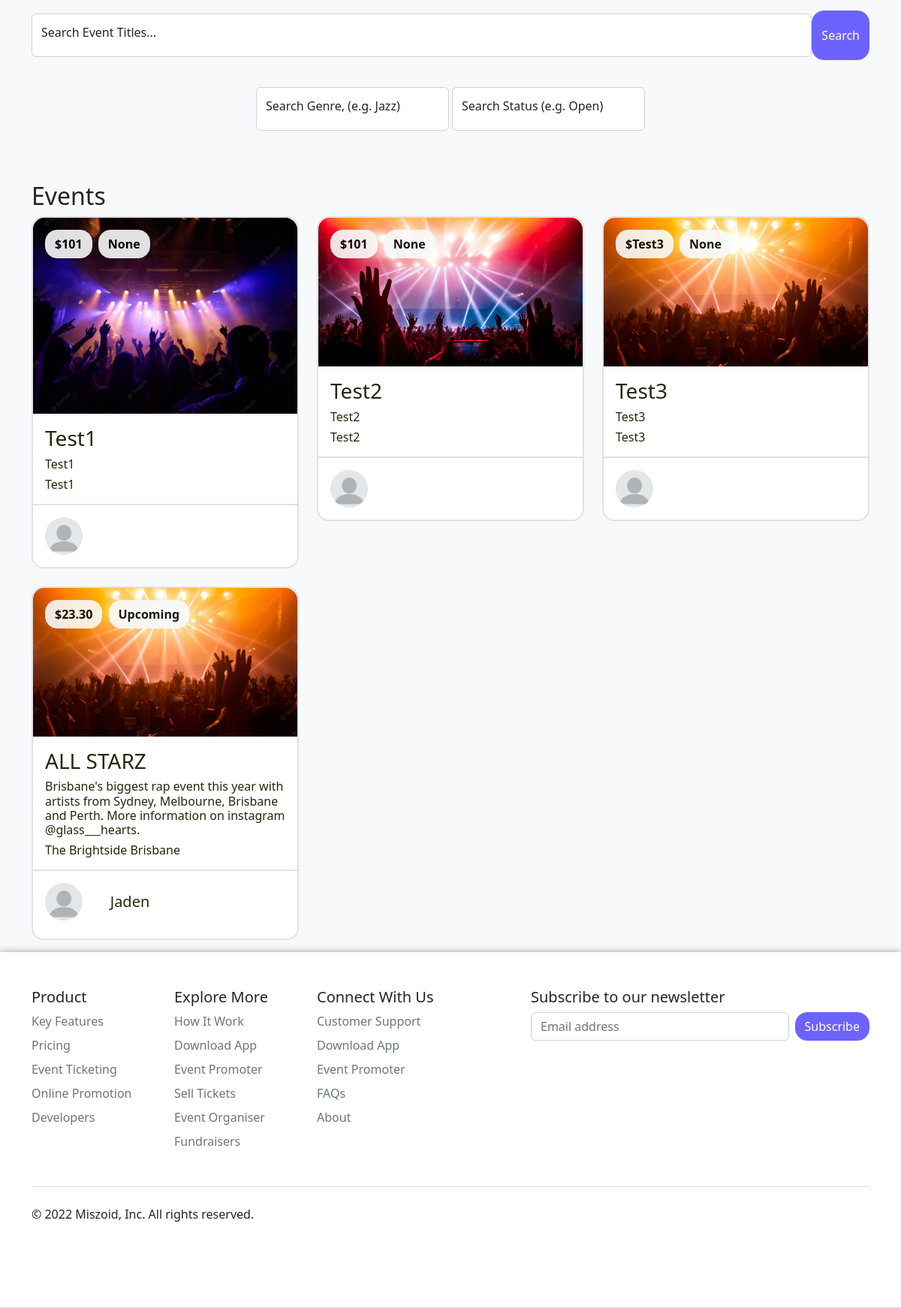
Before: / (lower part) with the older database file.
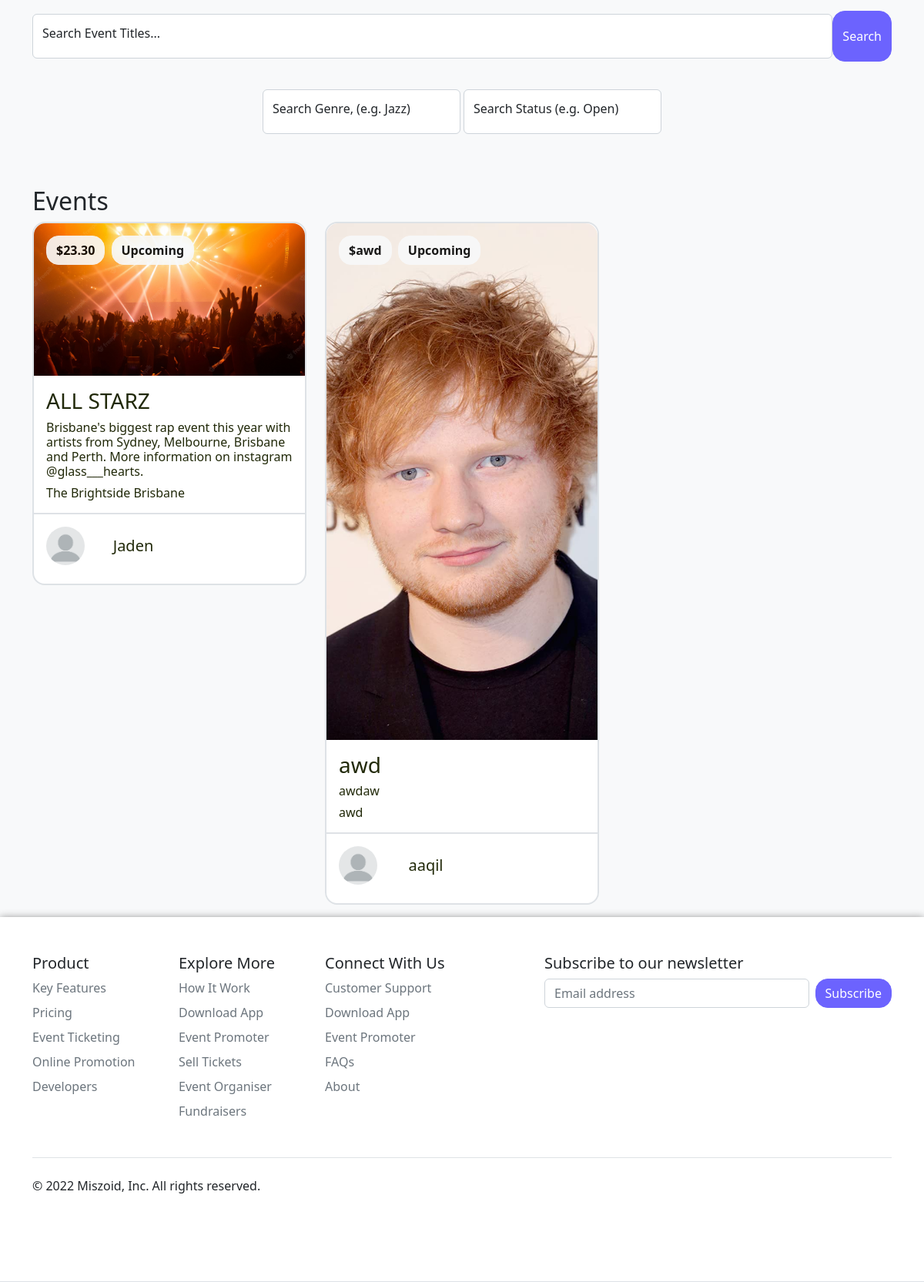
After: the same page with the newer database file.
### website/models.py (models this page shows, shortened)
class Destination(db.Model):
    __tablename__ = 'destinations'
    id = db.Column(db.Integer, primary_key=True)
    name = db.Column(db.String(80))
    venue = db.Column(db.String(80))
    genre = db.Column(db.String(40))
    ticketPrice = db.Column(db.String(5))
    overview = db.Column(db.String(50))
    description = db.Column(db.String(200))
    status = db.Column(db.String(20))
    image = db.Column(db.String(400))
    user_id = db.Column(db.String(3), db.ForeignKey('users.id'))
    comments = db.relationship('Comment', backref='destination')

class User(db.Model, UserMixin):
    __tablename__='users' # good practice to specify table name
    id = db.Column(db.Integer, primary_key=True)
    name = db.Column(db.String(100), index=True, unique=True, nullable=False)
    emailid = db.Column(db.String(100), index=True, nullable=False)
    password_hash = db.Column(db.String(255), nullable=False)
    comments = db.relationship('Comment', backref='user')
    destination = db.relationship('Destination', backref='user')

### website/views.py (the view)
@mainbp.route('/')
def index():
    destinations = Destination.query.all()
    return render_template('index.html', destinations=destinations)

### website/templates/index.html (shortened to what this page needs)
<html>
<head>
<link href={{ url_for('static', filename='css/bootstrap.min.css') }} rel="stylesheet">
</head>
<link href={{ url_for('static', filename='static/css/headers') }} rel="stylesheet">
<link href={{ url_for('static', filename='static/css/bootstrap.bundle.min.js') }} rel="stylesheet">
<div class="bg-light">
  <div>
<div class="container py-3">
<div class="d-grid gap-2 d-sm-flex justify-content-sm-center py-2">
</div>
<div class="input-group mb-3 ">
        <form class="form-floating form-inline d-flex flex-nowrap" action="{{url_for('main.search')}}" >
          <input type="text" name="search" class="form-control flex-grow-1 my-1 mr-sm-2" id="SearchForm" placeholder="Search Event Titles">
          <label for="floatingInputGroup1">Search Event Titles...</label>
          <button type="submit" class="flex-shrink-1 btn btn-primary">Search</button>
        </form>
  </div>
<div class="d-grid gap-1 d-sm-flex justify-content-sm-center mb-0">
    <div class="dropdown">
      <form class="form-floating form-inline d-flex flex-nowrap" action="{{url_for('main.Options')}}" >
        <input type="text" class="form-control flex-grow-1 my-1 mr-sm-2" placeholder="search" name="Options">
        <label for="floatingInputGroup1">Search Genre, (e.g. Jazz)</label>
      </form>
    </div>
    <div class="dropdown">
      <form class="form-floating form-inline d-flex flex-nowrap" action="{{url_for('main.Status')}}" >
        <input type="text" class="form-control flex-grow-1 my-1 mr-sm-2" name="Status" placeholder="search">
        <label for="floatingInputGroup1">Search Status (e.g. Open)</label>
      </form>
    </div>
</div>
<br><br>
<h2>Events</h2>
<div class="row row-cols-1 row-cols-md-3 g-4">
  {% for destination in destinations %}
  <div class="col">
    <div class="card btn1">
      <a href={{url_for('destination.show', id=destination.id)}}>
      <img src={{destination.image}} class="card-img-top" alt="...">
      <div class="card-img-overlay me-2">
        <button type="button" class="btn btn-light me-1" disabled><b>${{destination.ticketPrice}}</b></button>
        <button type="button" class="btn btn-light" disabled><b>{{destination.status}}</b></button>
      </div>
    </a>
      <div class="row">
        <div class="col">
          <div class="card-body">
            <h3 class="card-title panel">{{destination.name}}</h3>
            <h6 class="card-text">{{destination.overview}}</h6>
            <h6 class="card-text">{{destination.venue}}</h6>
          </div>
        </div>
      </div>
      <ul class="list-group list-group-flush">
        <div class="row">
          <div class="col-md-2">
            <div class="card-body">
              <img src="static/image/icon.png" alt="mdo" width="50" height="50" class="rounded-circle align-items-center">
            </div>
          </div>
          <div class="col-md-5">
            <h5 class="card-body test1">{{destination.user.name}}</h5>
          </div>
        </div>
      </ul>
    </div>
  </div>
  {% endfor %}
</div>
</div>
</div>
</body>
<div class="border-bottom ">
  <div class="container">
    <footer class="py-5">
      <div class="row">
        <div class="col-6 col-md-2 mb-3">
          <h5>Product</h5>
          <ul class="nav flex-column">
            <li class="nav-item mb-2"><a href="#" class="nav-link p-0 text-muted">Key Features</a></li>
            <li class="nav-item mb-2"><a href="#" class="nav-link p-0 text-muted">Pricing</a></li>
            <li class="nav-item mb-2"><a href="#" class="nav-link p-0 text-muted">Event Ticketing</a></li>
            <li class="nav-item mb-2"><a href="#" class="nav-link p-0 text-muted">Online Promotion</a></li>
            <li class="nav-item mb-2"><a href="#" class="nav-link p-0 text-muted">Developers</a></li>
          </ul>
        </div>
        <div class="col-6 col-md-2 mb-3">
          <h5>Explore More</h5>
          <ul class="nav flex-column">
            <li class="nav-item mb-2"><a href="#" class="nav-link p-0 text-muted">How It Work</a></li>
            <li class="nav-item mb-2"><a href="#" class="nav-link p-0 text-muted">Download App</a></li>
            <li class="nav-item mb-2"><a href="#" class="nav-link p-0 text-muted">Event Promoter</a></li>
            <li class="nav-item mb-2"><a href="#" class="nav-link p-0 text-muted">Sell Tickets</a></li>
            <li class="nav-item mb-2"><a href="#" class="nav-link p-0 text-muted">Event Organiser</a></li>
            <li class="nav-item mb-2"><a href="#" class="nav-link p-0 text-muted">Fundraisers</a></li>
          </ul>
        </div>
        <div class="col-6 col-md-2 mb-3">
          <h5>Connect With Us</h5>
          <ul class="nav flex-column">
            <li class="nav-item mb-2"><a href="#" class="nav-link p-0 text-muted">Customer Support</a></li>
            <li class="nav-item mb-2"><a href="#" class="nav-link p-0 text-muted">Download App</a></li>
            <li class="nav-item mb-2"><a href="#" class="nav-link p-0 text-muted">Event Promoter</a></li>
            <li class="nav-item mb-2"><a href="#" class="nav-link p-0 text-muted">FAQs</a></li>
            <li class="nav-item mb-2"><a href="#" class="nav-link p-0 text-muted">About</a></li>
          </ul>
        </div>
        <div class="col-md-5 offset-md-1 mb-3">
          <form>
            <h5>Subscribe to our newsletter</h5>
            <div class="d-flex flex-column flex-sm-row w-100 gap-2">
              <input id="newsletter1" type="text" class="form-control" placeholder="Email address">
              <button class="btn btn-primary" type="button">Subscribe</button>
            </div>
          </form>
        </div>
      </div>
      <div class="d-flex flex-column flex-sm-row justify-content-between py-4 my-4 border-top">
        <p>© 2022 Miszoid, Inc. All rights reserved.</p>
      </div>
    </footer>
  </div>
</div>
</html>

### website/templates/index.html (style rules this page uses)
h1, p { text-align: center; }
.border-bottom { background-color: white; box-shadow: 0px 1px 10px #888888; }
.test1 { line-height: 50px; }
.panel { display:block; text-decoration:none; }

Changed rows visible on the page:
removed Destination: image (picture), ticketPrice "101", status "None", name "Test1", overview "Test1", venue "Test1"
removed Destination: image (picture), ticketPrice "101", status "None", name "Test2", overview "Test2", venue "Test2"
removed Destination: image (picture), ticketPrice "Test3", status "None", name "Test3", overview "Test3", venue "Test3"
added Destination: image (picture), ticketPrice "awd", status "Upcoming", name "awd", overview "awdaw", venue "awd", user.name "aaqil"
